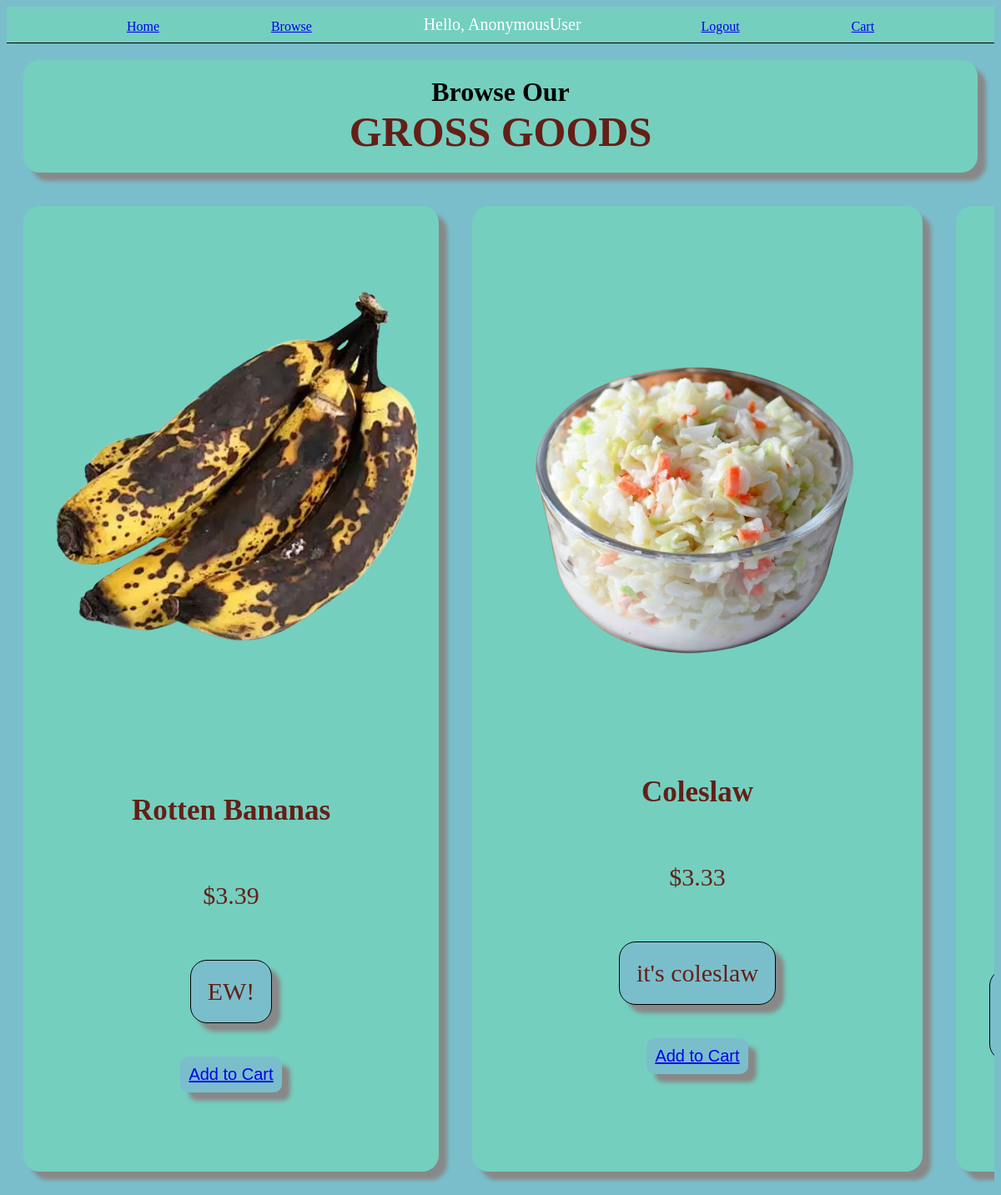
Screenshot of /shopping/ with the database file from the repository.
### app/models.py (models this page shows, shortened)
class Product(models.Model):
    name = models.CharField(max_length=200, null=True)
    image = models.ImageField(upload_to='', null=True, blank=True)
    description = models.CharField(max_length=200, null=True)
    price = models.FloatField(null=True)

### app/views.py (the view)
# urls.py: path("shopping/", shoppingPage, name="shopping"),
def shoppingPage(request):
    orders = Order.objects.all()
    products = Product.objects.all()
    context = { 'orders': orders, 'products': products}
    return render(request, 'shopping.html', context)

### app/templates/shopping.html (shortened to what this page needs)
{% extends 'base.html' %}
{% block content %}
<h1 class="productsMainText">Browse Our <span class="GROSS">GROSS GOODS</span></h1>
<div class="productContainer">
    {% for product in products %}
    <div class="productItem">
        {% if product.image %}
            <img src="{{ product.image.url }}" class="productIMG">
        {% endif %}
        <div class="productInfo">
            <h3 class="productNameText">{{ product.name }}</h3>
            <p class="productPriceText">${{ product.price }}</p>
            <p class="productDescriptionText">{{ product.description }}</p>
            <button class="addToCartButton" onclick="showPopup()"><a href="{% url 'add_to_cart' product.id %}">Add to Cart</a></button>
        </div>
    </div>
    {% endfor %}
</div>
{% endblock content %}

### app/static/styles.css (style rules this page uses)
body { background: #7abecc; }
.GROSS { font-size: 50px; color: #651f16; }
.productsMainText { display: flex; flex-direction: column; margin-left: 40%; margin-right: 40%; align-items: center; justify-content: center; padding: 20px; margin: 20px; background-color: #74cfbf; border-radius: 20px; box-shadow: 10px 10px 5px #888888; }
.productItem { margin-left: 40%; margin-right: 40%; display: flex; flex-direction: column; align-items: center; justify-content: center; padding: 20px; margin: 20px; background-color: #74cfbf; border-radius: 20px; box-shadow: 10px 10px 5px #888888; }
.productContainer { display: flex; overflow-x: auto; }
.addToCartButton { background: #7abecc; border: none; border-radius: 10px; padding: 10px; margin: 10px; font-size: 20px; cursor: pointer; box-shadow: 10px 10px 5px #888888; }
.productInfo { padding: 20px; margin-top: 40px; display: flex; flex-direction: column; align-items: center; justify-content: center; }
.productNameText { font-size: 35px; color: #651f16; }
.productPriceText { font-size: 30px; color: #651f16; }
.productDescriptionText { font-size: 30px; color: #651f16; background-color: #7abecc; padding: 20px; border-radius: 20px; box-shadow: 10px 10px 5px #888888; border: 1px solid black; }

### rows the page displays
Product: image (picture), name "Rotten Bananas", price "3.39", description "EW!"
Product: image (picture), name "Coleslaw", price "3.33", description "it's coleslaw"
Product: image (picture)

### other values shown
{{ request.user }} "AnonymousUser"
